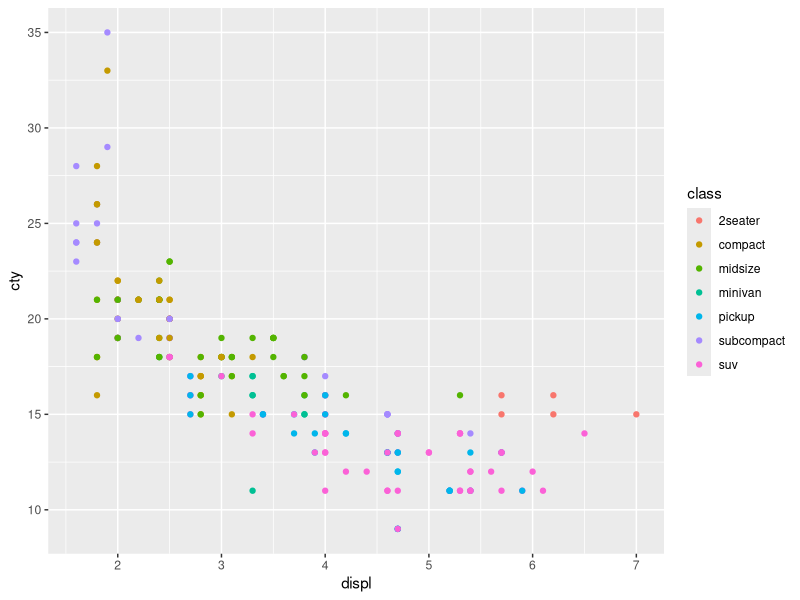
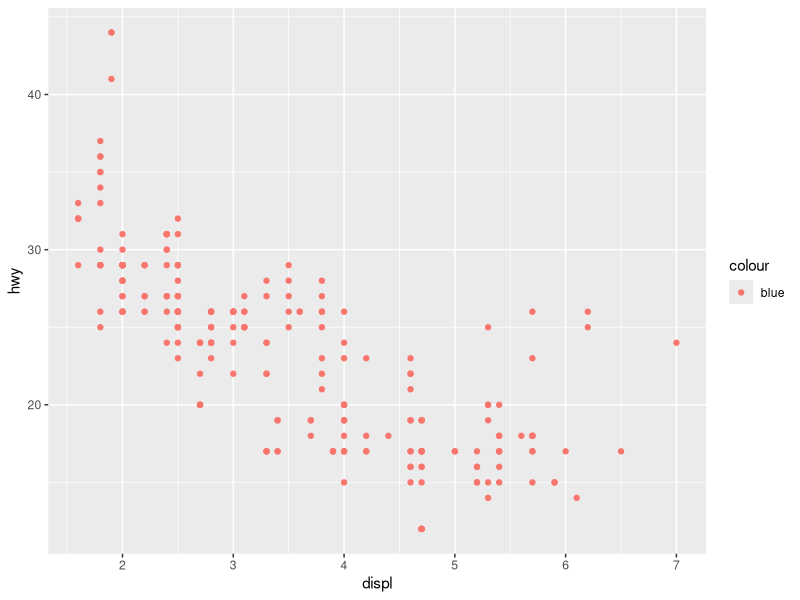
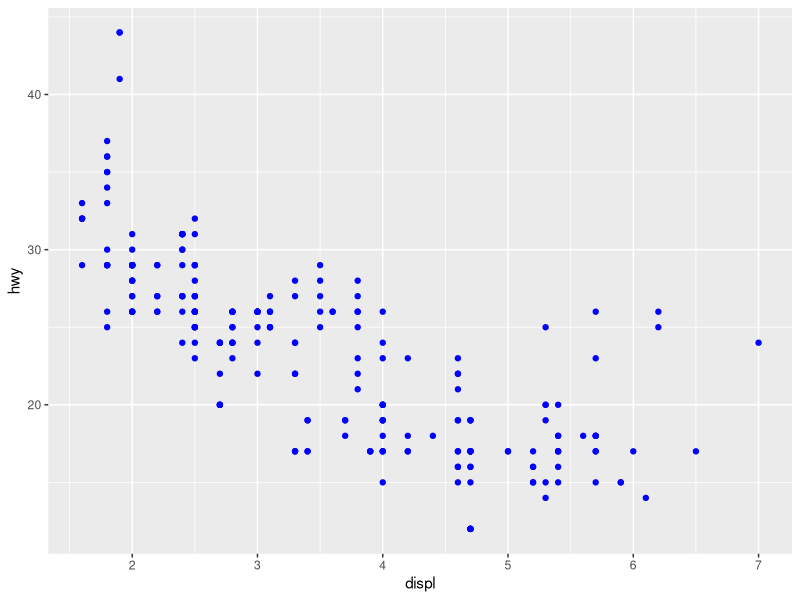
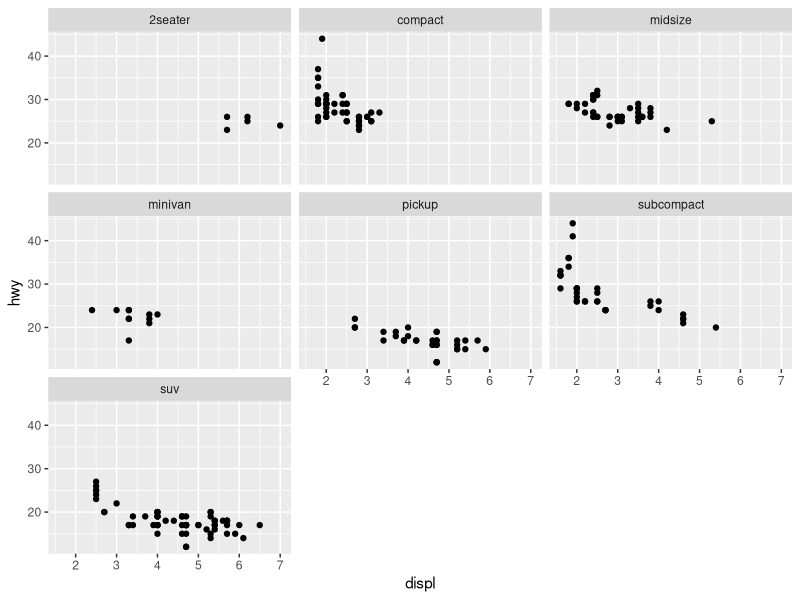
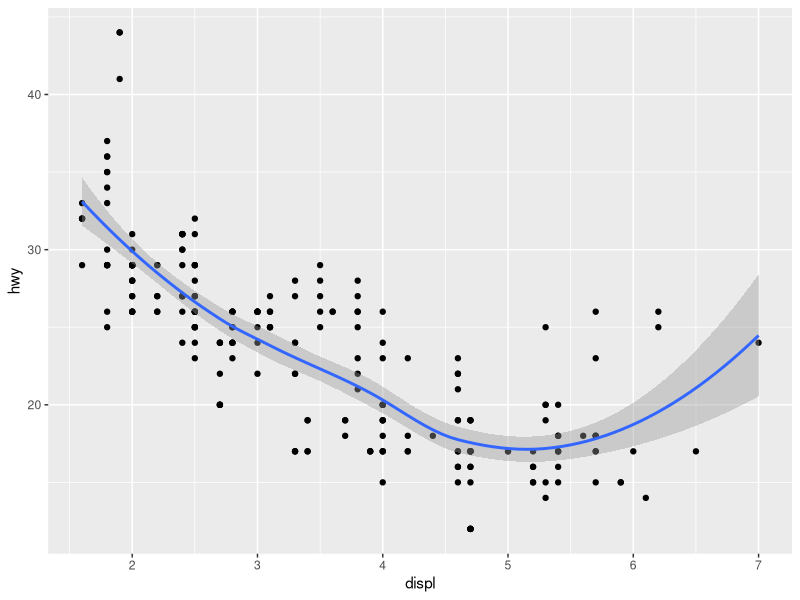
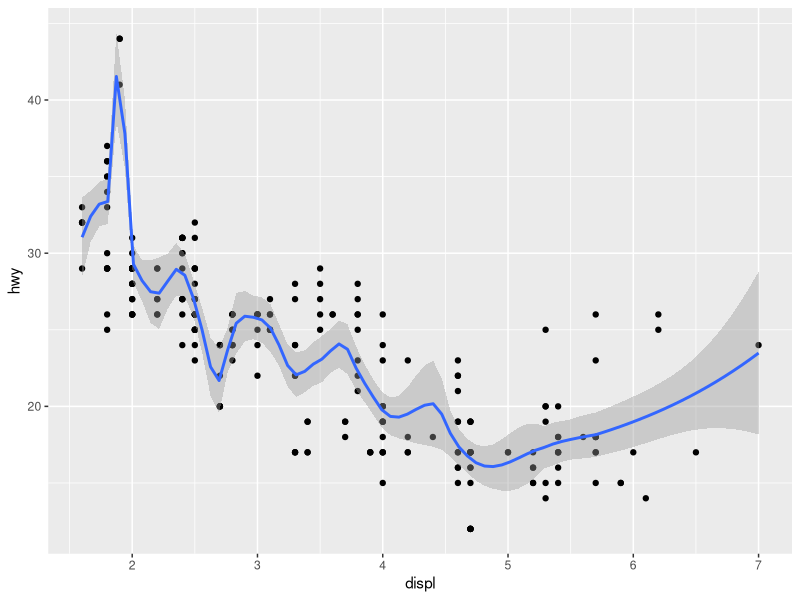
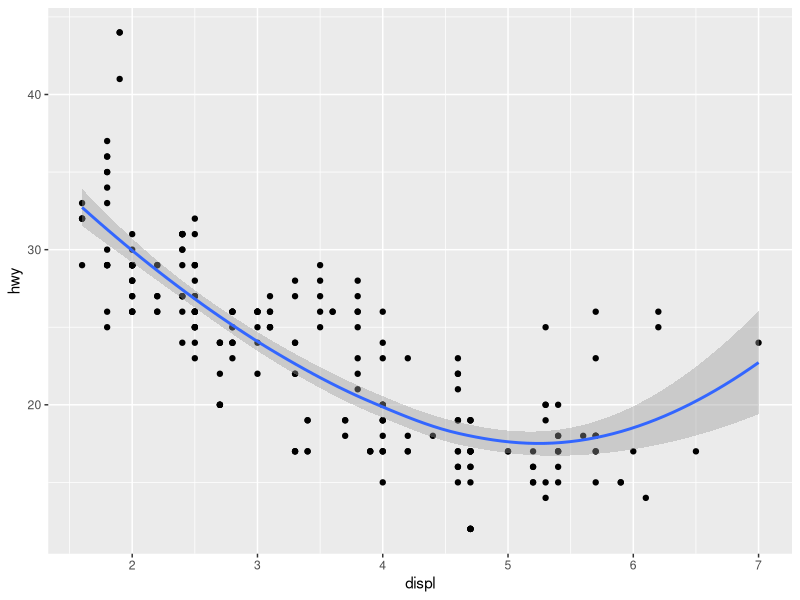
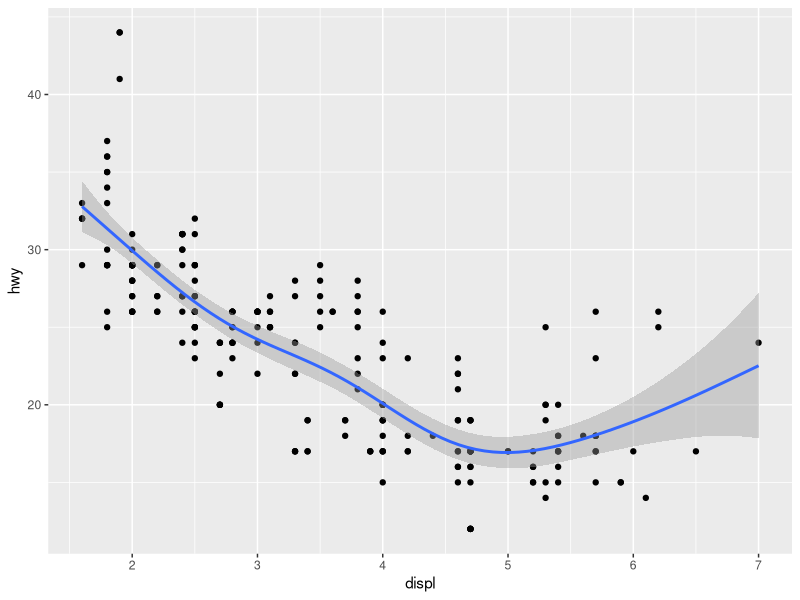

These charts were generated, in order, by the following R code:
library(ggplot2)
# Fuel economy data
mpg
# Key components - data, aesthetic mappings, and geoms
ggplot(mpg, aes(x = displ, y = cty, colour = class)) + geom_point()
# Color, size, shape, and other aesthetic attributes
ggplot(mpg, aes(displ, hwy)) + geom_point(aes(colour = "blue"))
ggplot(mpg, aes(displ, hwy)) + geom_point(colour = "blue")
# Facetting
ggplot(mpg, aes(displ, hwy)) + geom_point() + facet_wrap(~class)

# Plot geoms
## Adding a smoother to a plot
ggplot(mpg, aes(displ, hwy)) + geom_point() + geom_smooth()
ggplot(mpg, aes(displ, hwy)) + geom_point() + geom_smooth(span=0.2)
ggplot(mpg, aes(displ, hwy)) + geom_point() + geom_smooth(span=1)

library(mgcv)
ggplot(mpg, aes(displ, hwy)) + geom_point() + geom_smooth(method = "gam", formula = y ~ s(x))
ggplot(mpg, aes(displ, hwy)) + geom_point() + geom_smooth(method = "lm")

## Boxplots and jittered points
ggplot(mpg, aes(drv, hwy)) + geom_point()
ggplot(mpg, aes(drv, hwy)) + geom_jitter()
ggplot(mpg, aes(drv, hwy)) + geom_boxplot()
ggplot(mpg, aes(drv, hwy)) + geom_violin()

## Histograms and frequency polygons
ggplot(mpg, aes(hwy)) + geom_histogram()
ggplot(mpg, aes(hwy)) + geom_freqpoly(binwidth=2.5)
ggplot(mpg, aes(hwy)) + geom_freqpoly(binwidth=1)

ggplot(mpg, aes(displ, colour = drv)) + geom_freqpoly(binwidth=0.5)
ggplot(mpg, aes(displ, colour = drv)) + geom_histogram(binwidth = 0.5) + facet_wrap(~drv, ncol = 1)

## Bar charts
ggplot(mpg, aes(manufacturer)) + geom_bar()

drugs <- data.frame(
  drug = c("a", "b", "c"),
  effect = c(4.2, 9.7, 6.1)
)

ggplot(drugs, aes(drug, effect)) + geom_bar(stat = "identity")
ggplot(drugs, aes(drug, effect)) + geom_point()

## Time series with line and path plots
ggplot(economics, aes(date, unemploy / pop)) + geom_line()
ggplot(economics, aes(date, uempmed)) + geom_line()

ggplot(economics, aes(unemploy / pop, uempmed)) + geom_path() + geom_point()
year <- function(x) as.POSIXlt(x)$year + 1900
ggplot(economics, aes(unemploy / pop, uempmed)) + 
  geom_path(colour = "grey50") + geom_point(aes(colour = year(date)))

# Modifying the axes
ggplot(mpg, aes(cty, hwy)) + geom_point(alpha = 1/3)
ggplot(mpg, aes(cty, hwy)) + geom_point(alpha = 1/3) + 
  xlab("city driving (mpg)") + ylab("highway driving (mpg")
ggplot(mpg, aes(cty, hwy)) + geom_point(alpha = 1/3) + 
  xlab(NULL) + ylab(NULL)

ggplot(mpg, aes(drv, hwy)) + geom_jitter(width = 0.25)
ggplot(mpg, aes(drv, hwy)) + geom_jitter(width = 0.25) +
  xlim("f", "r") + ylim(20, 30)
ggplot(mpg, aes(drv, hwy)) + geom_jitter(width = 0.25) +
  geom_jitter(width = 0.25, na.rm = TRUE) + ylim(NA, 30)

# Output
p <- ggplot(mpg, aes(displ, hwy, colour = factor(cyl))) + geom_point()
print(p)
summary(p)

# Quick plots
qplot(displ, hwy, data = mpg)
qplot(displ, data = mpg)

qplot(displ, hwy, data = mpg, colour = "blue")
qplot(displ, hwy, data = mpg, colour = I("blue"))